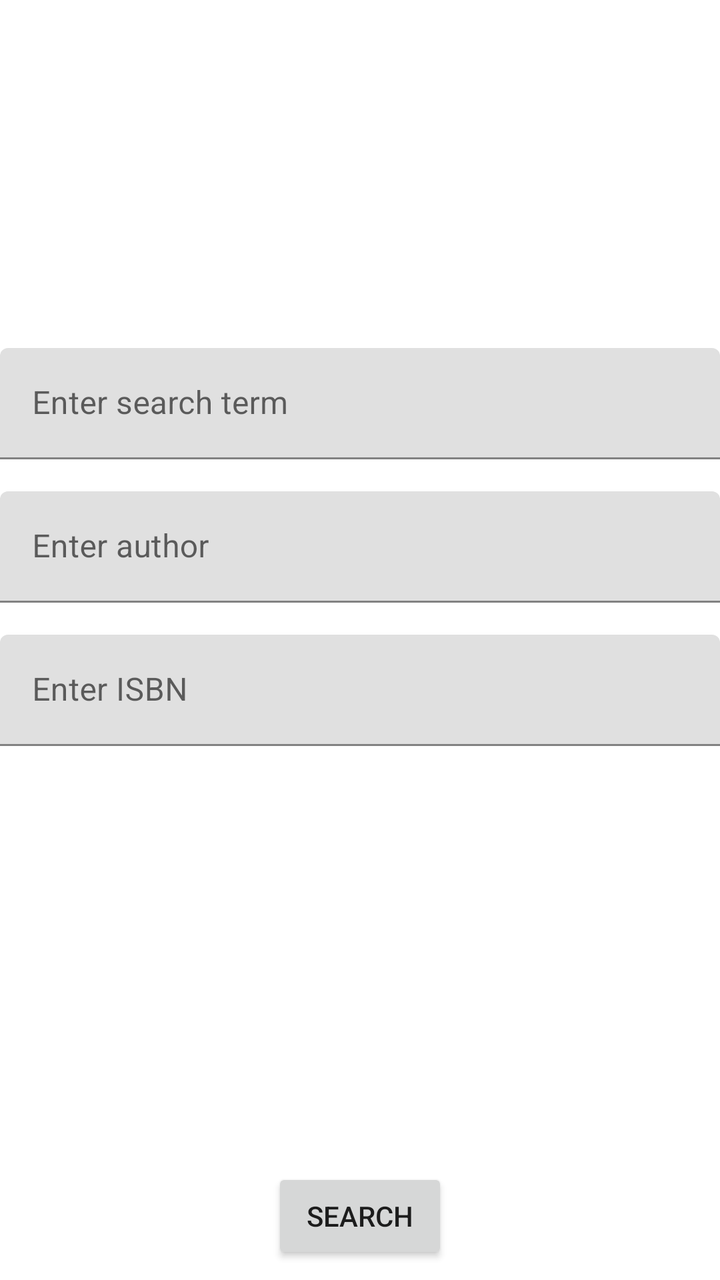
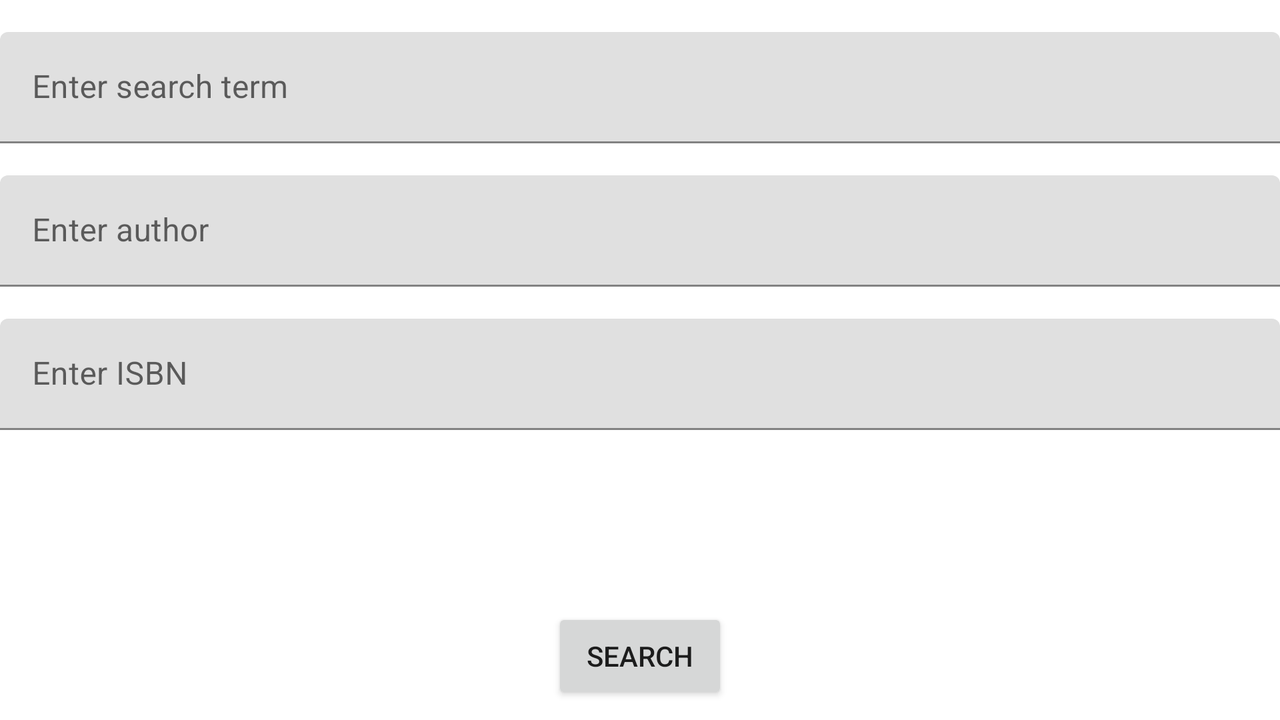

Compare how this app lays out the same screen by default and in its alternative resource folder. The renders come first, then the two layout files and the values they reference.
<!-- AndroidManifest.xml: application theme Theme.BookAPIAssignment -->
<!-- res/layout/activity_search.xml -->
<?xml version="1.0" encoding="utf-8"?>
<androidx.constraintlayout.widget.ConstraintLayout xmlns:android="http://schemas.android.com/apk/res/android"
    xmlns:app="http://schemas.android.com/apk/res-auto"
    xmlns:tools="http://schemas.android.com/tools"
    android:layout_width="match_parent"
    android:layout_height="match_parent"
    tools:context=".SearchActivity">

    <ImageView
        android:id="@+id/imageTitle"
        android:layout_width="wrap_content"
        android:layout_height="150dp"
        android:contentDescription="@string/conDesImageTitle"
        android:scaleType="fitXY"
        app:layout_constraintEnd_toEndOf="parent"
        app:layout_constraintStart_toStartOf="parent"
        app:layout_constraintTop_toTopOf="parent"
        android:src="@drawable/bookshelf" />

    <com.google.android.material.textfield.TextInputLayout
        android:id="@+id/textSearchTermInputLayout"
        android:layout_width="match_parent"
        android:layout_height="wrap_content"
        android:layout_marginTop="24dp"
        android:labelFor="@id/textSearchTermInput"
        app:layout_constraintTop_toBottomOf="@+id/imageTitle"
        tools:layout_editor_absoluteX="0dp">

        <com.google.android.material.textfield.TextInputEditText
            android:id="@+id/textSearchTermInput"
            android:layout_width="match_parent"
            android:layout_height="wrap_content"
            android:hint="@string/txtInputSearch"
            android:inputType="text"
            android:maxLines="1"
            app:layout_constraintTop_toBottomOf="@+id/textSearchTermInputLayout"
            tools:layout_editor_absoluteX="0dp" />

    </com.google.android.material.textfield.TextInputLayout>

    <com.google.android.material.textfield.TextInputLayout
        android:id="@+id/textAuthorInputLayout"
        android:layout_width="match_parent"
        android:layout_height="wrap_content"
        android:layout_marginTop="16dp"
        android:labelFor="@id/textAuthorInput"
        app:layout_constraintTop_toBottomOf="@+id/textSearchTermInputLayout"
        tools:layout_editor_absoluteX="0dp">

        <com.google.android.material.textfield.TextInputEditText
            android:id="@+id/textAuthorInput"
            android:layout_width="match_parent"
            android:layout_height="wrap_content"
            android:hint="@string/txtInputAuthor"
            android:inputType="text"
            android:maxLines="1"
            app:layout_constraintTop_toBottomOf="@+id/textAuthorInputLayout"
            tools:layout_editor_absoluteX="0dp" />

    </com.google.android.material.textfield.TextInputLayout>

    <com.google.android.material.textfield.TextInputLayout
        android:id="@+id/textISBNInputLayout"
        android:layout_width="match_parent"
        android:layout_height="wrap_content"
        android:layout_marginTop="16dp"
        android:labelFor="@id/textISBNInput"
        app:layout_constraintTop_toBottomOf="@+id/textAuthorInputLayout"
        tools:layout_editor_absoluteX="-16dp">

        <com.google.android.material.textfield.TextInputEditText
            android:id="@+id/textISBNInput"
            android:layout_width="match_parent"
            android:layout_height="wrap_content"
            android:hint="@string/txtInputISBN"
            android:inputType="text"
            android:maxLines="1"
            app:layout_constraintTop_toBottomOf="@+id/textISBNInputLayout"
            tools:layout_editor_absoluteX="0dp" />

    </com.google.android.material.textfield.TextInputLayout>

    <Button
        android:id="@+id/buttonSearch"
        android:layout_width="wrap_content"
        android:layout_height="wrap_content"
        android:layout_marginBottom="8dp"
        android:text="@string/txtButtonSearch"
        app:layout_constraintBottom_toBottomOf="parent"
        app:layout_constraintEnd_toEndOf="parent"
        app:layout_constraintStart_toStartOf="parent" />

</androidx.constraintlayout.widget.ConstraintLayout>
<!-- resources referenced by this layout -->
<resources>
  <string name="conDesImageTitle">A picture of a busy bookshelf</string>
  <string name="txtButtonSearch">Search</string>
  <string name="txtInputAuthor">Enter author</string>
  <string name="txtInputISBN">Enter ISBN</string>
  <string name="txtInputSearch">Enter search term</string>
  <style name="Theme.BookAPIAssignment" parent="Theme.MaterialComponents.DayNight.DarkActionBar">
          
          <item name="colorPrimary">@color/purple_500</item>
          <item name="colorPrimaryVariant">@color/purple_700</item>
          <item name="colorOnPrimary">@color/white</item>
          
          <item name="colorSecondary">@color/teal_200</item>
          <item name="colorSecondaryVariant">@color/teal_700</item>
          <item name="colorOnSecondary">@color/black</item>
          
          <item name="android:statusBarColor" tools:targetApi="l">?attr/colorPrimaryVariant</item>
          
      </style>
</resources>
<!-- res/layout-land/activity_search.xml (the author's variant of the layout above) -->
<!-- drawn on the phone turned sideways -->
<?xml version="1.0" encoding="utf-8"?>
<androidx.constraintlayout.widget.ConstraintLayout xmlns:android="http://schemas.android.com/apk/res/android"
    xmlns:app="http://schemas.android.com/apk/res-auto"
    xmlns:tools="http://schemas.android.com/tools"
    android:layout_width="match_parent"
    android:layout_height="match_parent"
    tools:context=".SearchActivity"
    android:background="@drawable/bookshelf">


    <com.google.android.material.textfield.TextInputLayout
        android:id="@+id/textSearchTermInputLayout"
        android:layout_width="match_parent"
        android:layout_height="wrap_content"
        android:layout_marginTop="16dp"
        android:labelFor="@id/textSearchTermInput"
        app:layout_constraintTop_toTopOf="parent"
        tools:layout_editor_absoluteX="0dp">

        <com.google.android.material.textfield.TextInputEditText
            android:id="@+id/textSearchTermInput"
            android:layout_width="match_parent"
            android:layout_height="wrap_content"
            android:hint="@string/txtInputSearch"
            android:inputType="text"
            android:maxLines="1"
            app:layout_constraintTop_toBottomOf="@+id/textSearchTermInputLayout"
            tools:layout_editor_absoluteX="0dp" />

    </com.google.android.material.textfield.TextInputLayout>

    <com.google.android.material.textfield.TextInputLayout
        android:id="@+id/textAuthorInputLayout"
        android:layout_width="match_parent"
        android:layout_height="wrap_content"
        android:layout_marginTop="16dp"
        android:labelFor="@id/textAuthorInput"
        app:layout_constraintTop_toBottomOf="@+id/textSearchTermInputLayout"
        tools:layout_editor_absoluteX="0dp">

        <com.google.android.material.textfield.TextInputEditText
            android:id="@+id/textAuthorInput"
            android:layout_width="match_parent"
            android:layout_height="wrap_content"
            android:hint="@string/txtInputAuthor"
            android:inputType="text"
            android:maxLines="1"
            app:layout_constraintTop_toBottomOf="@+id/textAuthorInputLayout"
            tools:layout_editor_absoluteX="0dp" />

    </com.google.android.material.textfield.TextInputLayout>

    <com.google.android.material.textfield.TextInputLayout
        android:id="@+id/textISBNInputLayout"
        android:layout_width="match_parent"
        android:layout_height="wrap_content"
        android:layout_marginTop="16dp"
        android:labelFor="@id/textISBNInput"
        app:layout_constraintTop_toBottomOf="@+id/textAuthorInputLayout"
        tools:layout_editor_absoluteX="-16dp">

        <com.google.android.material.textfield.TextInputEditText
            android:id="@+id/textISBNInput"
            android:layout_width="match_parent"
            android:layout_height="wrap_content"
            android:hint="@string/txtInputISBN"
            android:inputType="text"
            android:maxLines="1"
            app:layout_constraintTop_toBottomOf="@+id/textISBNInputLayout"
            tools:layout_editor_absoluteX="0dp" />

    </com.google.android.material.textfield.TextInputLayout>

    <Button
        android:id="@+id/buttonSearch"
        android:layout_width="wrap_content"
        android:layout_height="wrap_content"
        android:layout_marginBottom="8dp"
        android:text="@string/txtButtonSearch"
        app:layout_constraintBottom_toBottomOf="parent"
        app:layout_constraintEnd_toEndOf="parent"
        app:layout_constraintStart_toStartOf="parent" />


</androidx.constraintlayout.widget.ConstraintLayout>
<!-- resources referenced by the variant -->
<!-- as the phone turned sideways resolves them -->
<resources>
  <string name="txtButtonSearch">Search</string>
  <string name="txtInputAuthor">Enter author</string>
  <string name="txtInputISBN">Enter ISBN</string>
  <string name="txtInputSearch">Enter search term</string>
  <style name="Theme.BookAPIAssignment" parent="Theme.MaterialComponents.DayNight.DarkActionBar">
          
          <item name="colorPrimary">@color/purple_500</item>
          <item name="colorPrimaryVariant">@color/purple_700</item>
          <item name="colorOnPrimary">@color/white</item>
          
          <item name="colorSecondary">@color/teal_200</item>
          <item name="colorSecondaryVariant">@color/teal_700</item>
          <item name="colorOnSecondary">@color/black</item>
          
          <item name="android:statusBarColor" tools:targetApi="l">?attr/colorPrimaryVariant</item>
          
      </style>
</resources>
